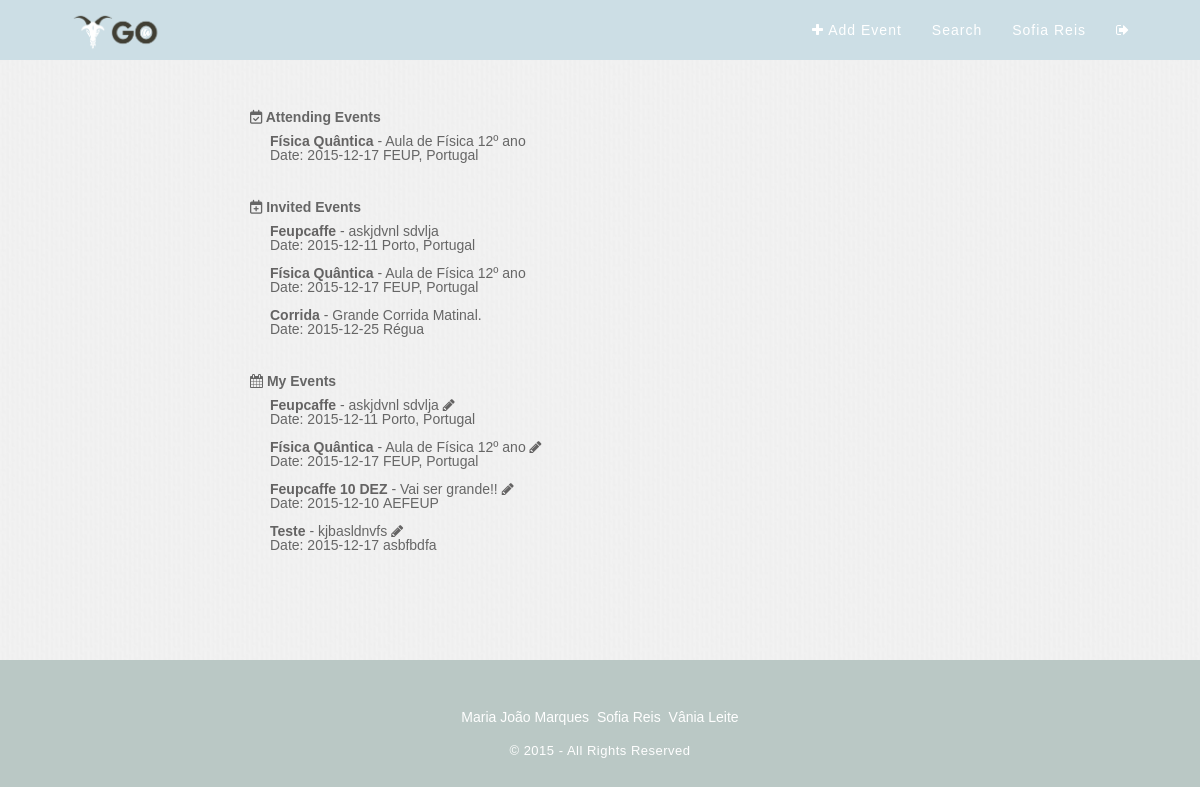
The page /?pagina=userPage (signed in) on the database as committed earlier.
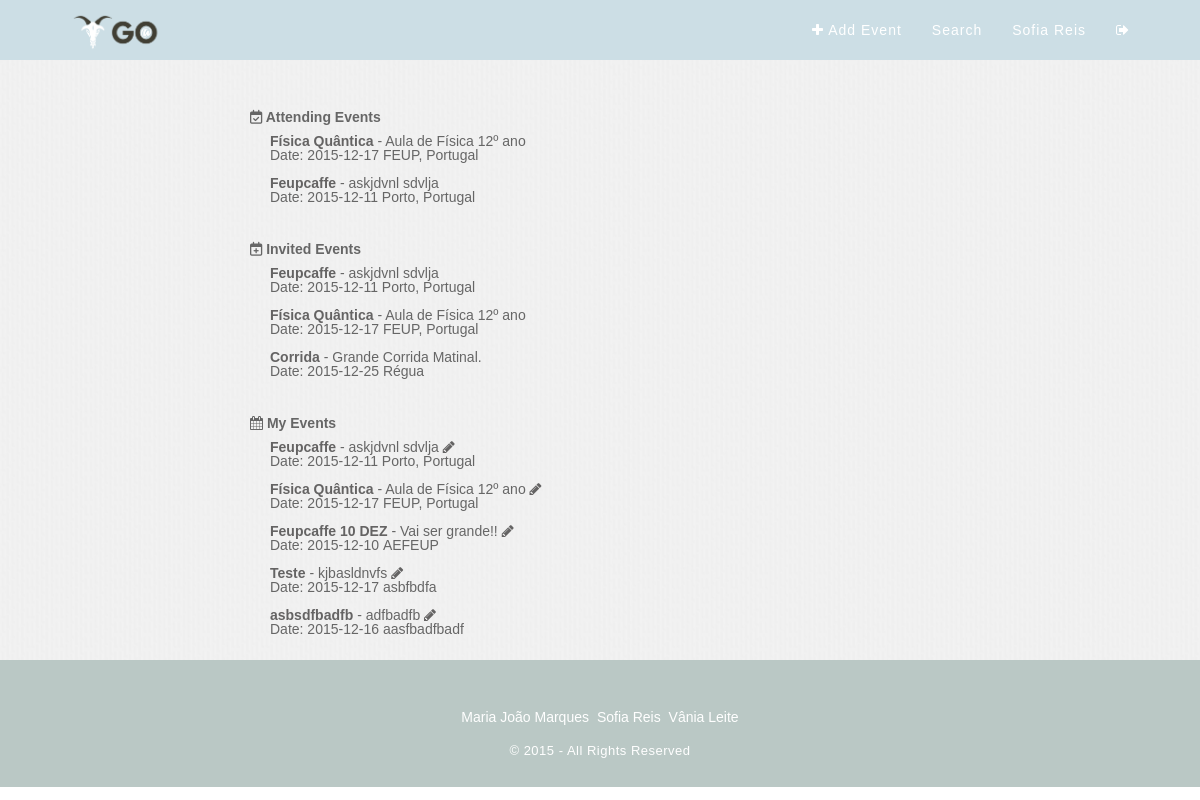
The same page on the database as committed later.
### tables this page shows
CREATE TABLE "Event" (
	`idEvent`	INTEGER PRIMARY KEY AUTOINCREMENT,
	`name`	TEXT NOT NULL,
	`description`	TEXT NOT NULL,
	`idImage`	INTEGER,
	`idType`	INTEGER,
	`date`	TEXT NOT NULL,
	`idUser`	INTEGER NOT NULL,
	`public`	INTEGER DEFAULT 0,
	`local`	TEXT
);

### php/loadEvent.php (called while the page is built, shortened)
<?
try {
  $db = new PDO('sqlite:./db/dboltw.db');
  $db->setAttribute(PDO::ATTR_ERRMODE, PDO::ERRMODE_EXCEPTION);
} catch (PDOException $e) {
    print "Error!: " . $e->getMessage() . "<br/>";
    die();
}
function getEventInfo($id){
  try{
    global $db;
    $stmt=$db->prepare("SELECT * FROM Event WHERE idEvent=:event_id");
    $stmt->bindValue(':event_id',$id,PDO::PARAM_STR);
    $found=$stmt->execute();
    $columns=$stmt->fetch();
    return $columns;
  }catch(PDOException $e){
    if(isset($_SESSION['user_id'])){
      $log=$e->getMessage()." ___Date=".date("Y-m-d")." ___ idUser=".$_SESSION['user_id'].PHP_EOL;
    }else{
      $log=$e->getMessage()." ___Date= ".date("Y-m-d")."\n";
    }
    error_log($log,3,"../error.log");
    return -1;
  }
}
function getEventGo($id){
  try{
    global $db;
    $stmt=$db->prepare("SELECT * FROM EventGo WHERE idUser=:id");
    $stmt->bindValue(':id',$id);
    $query = $stmt->execute();
    $result= $stmt->fetchAll();
    return $result;
  }
  catch(PDOException $e){
    if(isset($_SESSION['user_id'])){
      $log=$e->getMessage()." ___Date=".date("Y-m-d")." ___ idUser=".$_SESSION['user_id'].PHP_EOL;
    }else{
      $log=$e->getMessage()." ___Date= ".date("Y-m-d")."\n";
    }
    error_log($log,3,"../error.log");
    return -1;
  }
}
function getUserEvents($id){
  try{
    global $db;
    $stmt=$db->prepare("SELECT * FROM Event WHERE idUser=:id");
    $stmt->bindValue(':id',$id);
    $query = $stmt->execute();
    $result= $stmt->fetchAll();
    return $result;
  }
  catch(PDOException $e){
    if(isset($_SESSION['user_id'])){
      $log=$e->getMessage()." ___Date=".date("Y-m-d")." ___ idUser=".$_SESSION['user_id'].PHP_EOL;
    }else{
      $log=$e->getMessage()." ___Date= ".date("Y-m-d")."\n";
    }
    error_log($log,3,"../error.log");
    return -1;
  }
}
function getInvitedEvent($id){
  try{
    global $db;
    $stmt=$db->prepare("SELECT * FROM EventInvite WHERE idUser = :id;");
    $stmt->bindValue(':id',$id);
    $query = $stmt->execute();
    $result= $stmt->fetchAll();
    return $result;
  }
  catch(PDOException $e){
    if(isset($_SESSION['user_id'])){
      $log=$e->getMessage()." ___Date=".date("Y-m-d")." ___ idUser=".$_SESSION['user_id'].PHP_EOL;
    }else{
      $log=$e->getMessage()." ___Date= ".date("Y-m-d")."\n";
    }
    error_log($log,3,"../error.log");
    return -1;
  }
}
$eventsGo = getEventGo($_SESSION['user_id']);
$userEvents = getUserEvents($_SESSION['user_id']);
$invitedEvents = getInvitedEvent($_SESSION['user_id']);
?>

### template/userPage.php (the view)
<? include_once 'php/loadEvent.php'; ?>
<section class="billboard-body-userpage">
<h1 id="userpageTitle"><span><i class="fa fa-calendar-check-o"></i> Attending Events </span></h1>
<div id="userEvents">
<?php
if(!empty($eventsGo)){
		for($i=0; $i < count($eventsGo); ++$i)
		{
				$event = getEventInfo($eventsGo[$i]['idEvent']);
					echo '<a href="./?pagina=showEvent&id='.$event['idEvent'].'""><span><b>'.$event['name'].'</b></span></a> - '.$event['description'].'<br><span>Date:&nbsp;'.$event['date'].'</span>&nbsp;'.$event['local'].'<br><br>';
		}
	}
	else{
	echo 'No events to attend.';
	}
?>
</div>
<br>
<h1 id="userpageTitle"><span><i class="fa fa-calendar-plus-o"></i></i> Invited Events </span></h1>
<div id="userEvents">
<?php
if(!empty($invitedEvents)){
		for($i=0; $i < count($invitedEvents); ++$i)
		{
				$event = getEventInfo($invitedEvents[$i]['idEvent']);
					echo '<a href="./?pagina=showEvent&id='.$event['idEvent'].'""><span><b>'.$event['name'].'</b></span></a> - '.$event['description'].'
				 <br><span>Date:&nbsp;'.$event['date'].'</span>&nbsp;'.$event['local'].'<br><br>';
		}
	}
	else{
				echo 'You don\'t have invites for other events.';
				}
?>
</div>
<br>
<h1 id="userpageTitle"><span><i class="fa fa-calendar"></i></i> My Events </span></h1>
<div id="userEvents">
<?php
if(!empty($userEvents)){
		for($i=0; $i < count($userEvents); ++$i)
		{
				$event = getEventInfo($userEvents[$i]['idEvent']);
					echo '<a href="./?pagina=showEvent&id='.$event['idEvent'].'""><span><b>'.$event['name'].'</b></span></a> - '.$event['description'].'
				  <a href="./?pagina=editEvent&id='.$event['idEvent'].'"><i class="fa fa-pencil"></i></a><br><span>Date:&nbsp;'.$event['date'].'</span>&nbsp;'.$event['local'].'<br><br>';
		}
	}
else{
					echo '<a href="./?pagina=createEvent">You don\'t have any event yet. Please, create one now.</a>';
				}
?>
</div>
</section>

Rows that differ between the two databases and show on the page:
now on one of the page's lists (row unchanged): event: name "Feupcaffe", description "askjdvnl sdvlja", date "2015-12-11", local "Porto, Portugal"
added event: name "asbsdfbadfb", description "adfbadfb", date "2015-12-16", local "aasfbadfbadf", shown under "My Events"
